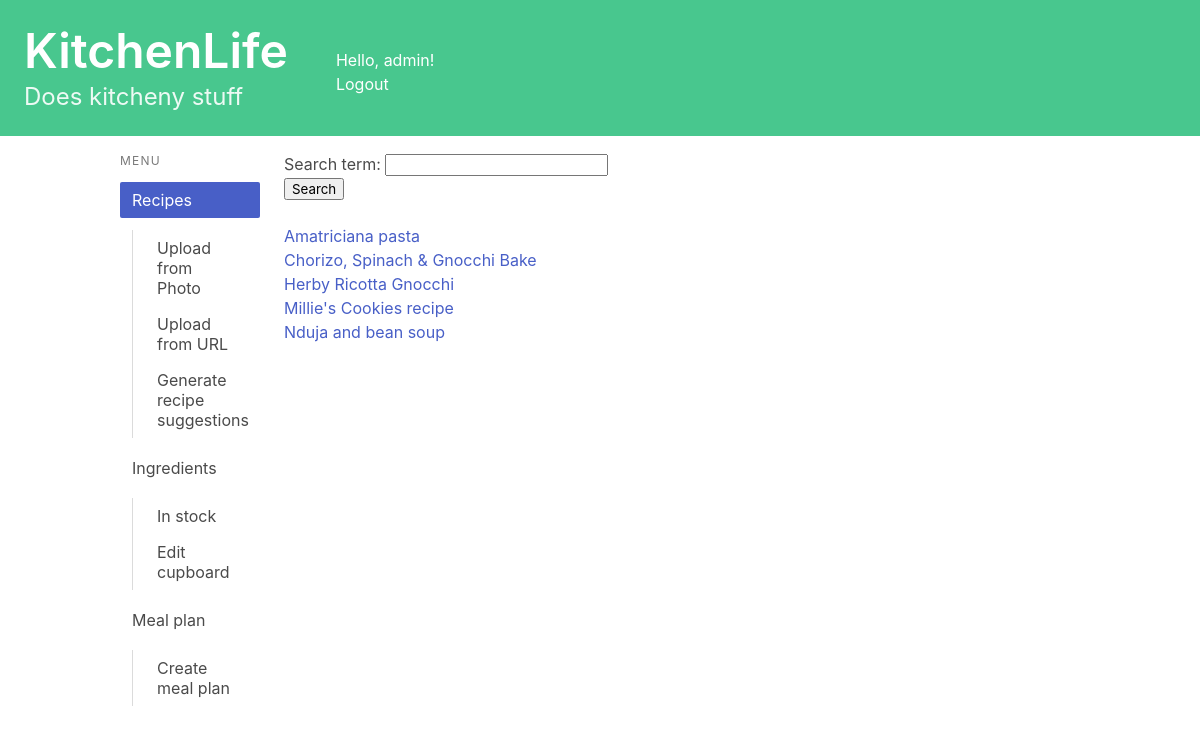
/recipes/ (signed in), run on an earlier commit of the app's database.
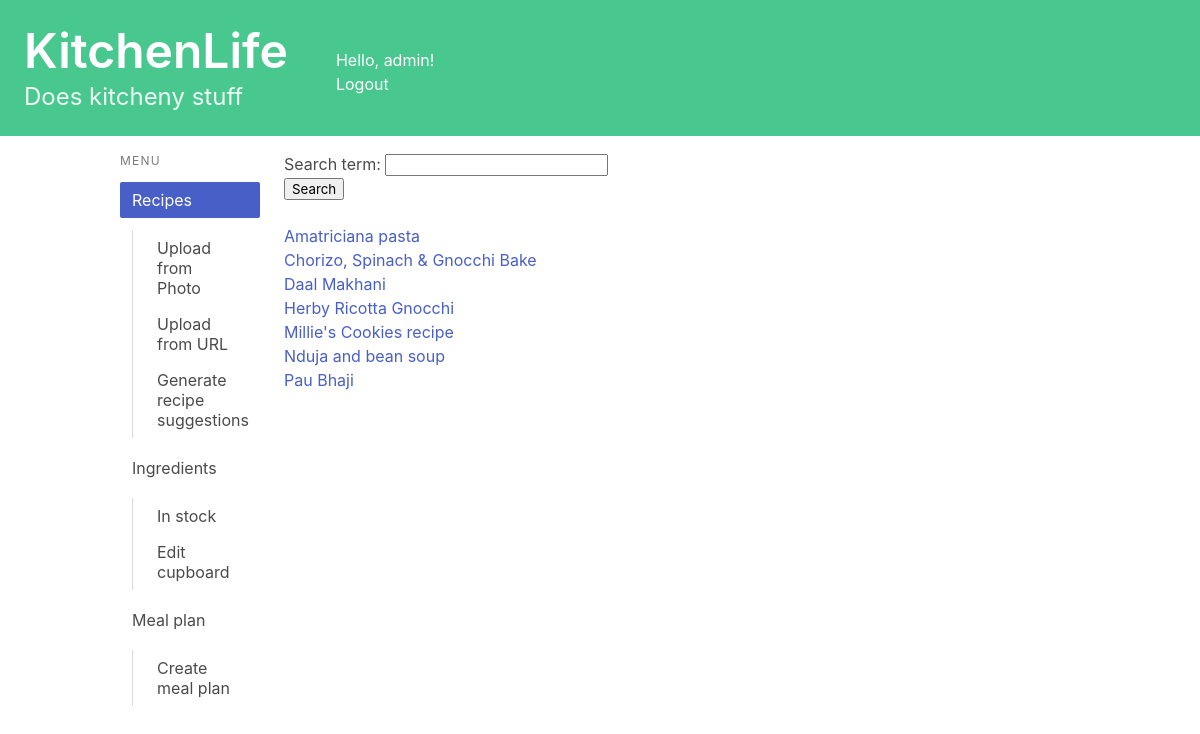
And on a later commit of the database.
### recipes/models.py (models this page shows, shortened)
class Recipe(models.Model):
    name = models.CharField(max_length=200)
    method = models.TextField(max_length=5000, null = True, blank = True)
    ingredients_string = models.TextField(max_length=1000, null = True, blank = True)#Plain text of ingredients
    simplified_ingredients = models.TextField(max_length=1000, null = True, blank = True)#Ingredients data
    uses_ingredient = models.ManyToManyField(Ingredient, related_name="ingredient_uses")
    book = models.CharField(max_length=200, null = True, blank = True)
    page = models.CharField(max_length=5, null = True, blank = True)
    serves = models.CharField(max_length=5, null = True, blank = True)
    description = models.TextField(max_length=500, null = True, blank = True)
    url = models.URLField(null = True, blank = True)
    jumbled_input = models.TextField(max_length=8000, null = True, blank = True)
    owner = models.ForeignKey(User, on_delete=models.CASCADE, blank=True, null=True)
    from_photo = models.BooleanField(default=False)

### recipes/views.py (the view)
# urls.py: path('', views.index, name='index'),
@login_required
def index(request):
    if request.method == 'POST':
        form = SearchForm(request.POST)
        if form.is_valid():
            filtered_recipe = form.cleaned_data['search_term']
            recipe_list = Recipe.objects.filter(name__contains=filtered_recipe, owner=request.user).order_by("name")
    else:
        form = SearchForm()
        recipe_list = Recipe.objects.filter(owner=request.user).order_by("name")
        if not recipe_list:
            print("hi")
    context = {'recipe_list': recipe_list, 'form': form}
    return render(request, 'recipes/index.html', context)

### recipes/forms.py
class SearchForm(forms.Form):
    search_term = forms.CharField(max_length=50)

### recipes/templatetags/is_active.py (called while the page is built)
@register.simple_tag
def is_active(request, url):
    if reverse(url) == request.path:
        return "is-active"
    return ""

### recipes/templates/recipes/index.html (shortened to what this page needs)
{% extends 'base.html' %}
{% block content %}
<ul>
<form method="post">
     {{ form.as_p }}
    <button type="submit">Search</button>
</form>
<br>
{% if recipe_list %}
    {% for recipe in recipe_list %}
    <li><a href="{% url 'recipes:detail' recipe.id %}">{{ recipe.name }}</a></li>
    {% endfor %}
{% else %}
    <p>No recipes are available.</p>
{% endif %}
</ul>
{% endblock content %}

What changed in the data, as far as the page shows it:
added Recipe: name "Daal Makhani"
added Recipe: name "Pau Bhaji"
